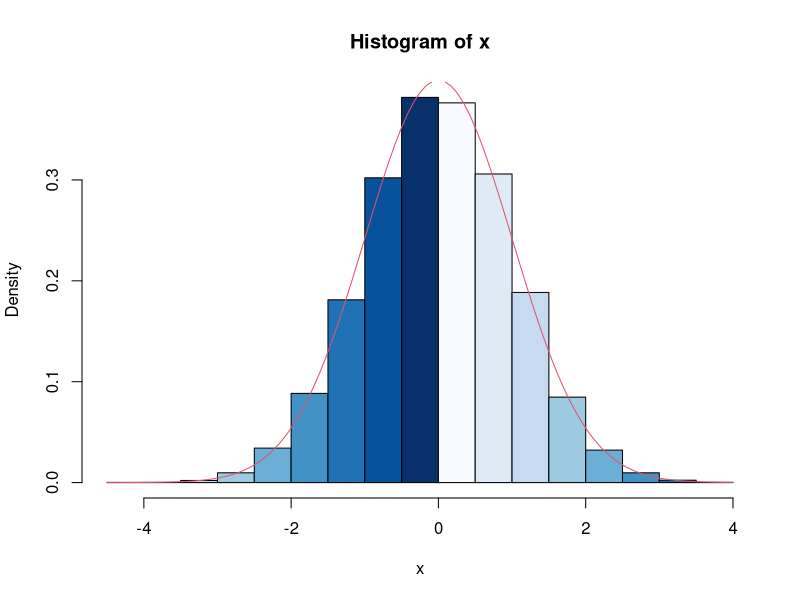
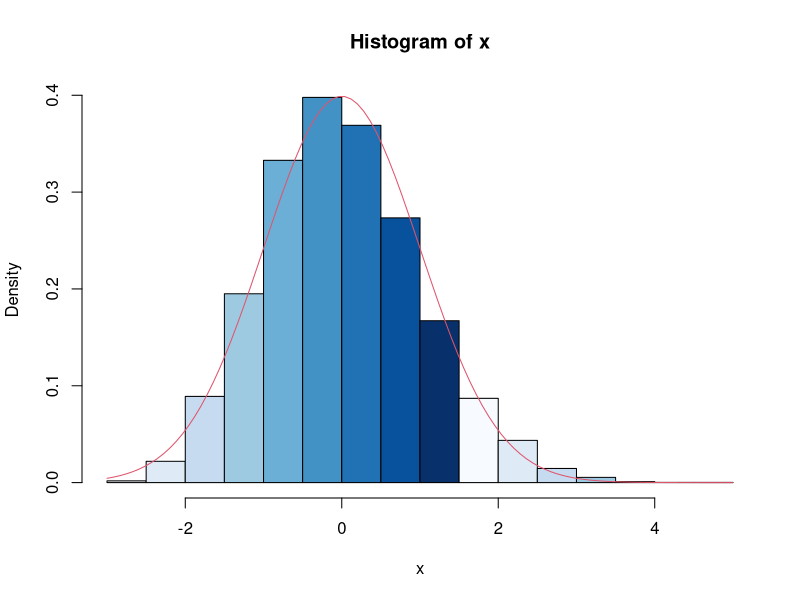

Source code (R) for these figures, in order:
#Escenario de Simulacion: Normal
n = 30
media0 = 10
sigma0 = 1
M = 20000

#Calculo de la frecuencia de Cobertura

z = c()
for(i in 1:M){
  y = rnorm(n, media0, sigma0)
  z[i] = (sqrt(n)*(mean(y)-media0))/sigma0
}

x = z
hist(x, freq = FALSE, col = blues9)
curve(dnorm(x,0,1),col=2, add=TRUE)






#Escenario de Simulacion: Exp
n = 30
lamda=100
media0 = lamda
sigma0 = lamda
M = 10000

#Calculo de la frecuencia de Cobertura

z = c()
for(i in 1:M){
  y = rexp(n, 1/lamda)
  z[i] = (sqrt(n)*(mean(y)-media0))/sigma0
}

x = z
hist(x, freq = FALSE, col = blues9)
curve(dnorm(x,0,1),col=2, add=TRUE)




